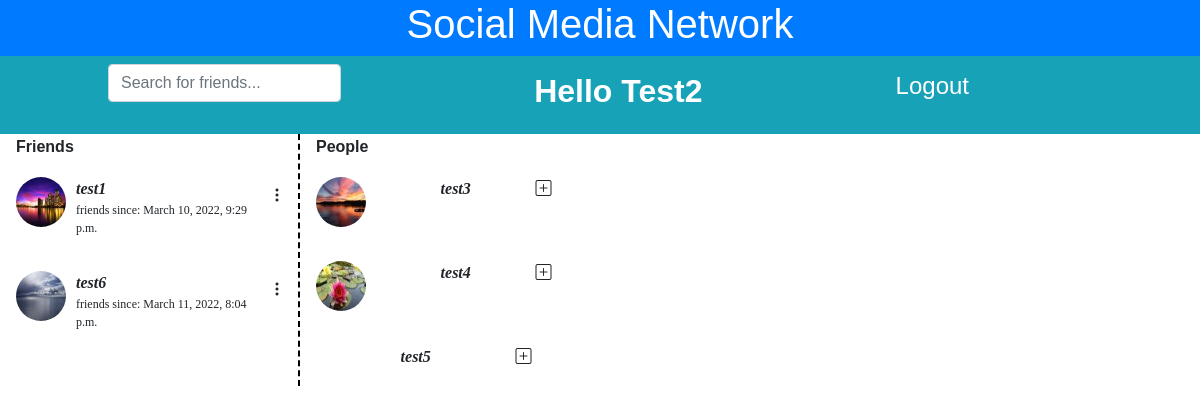
The page /search/ (signed in) on the database its author committed.
### socialmedia/models.py (models this page shows, shortened)
class Image(models.Model):
    name = models.CharField(max_length=256, unique=True, db_index=True)
    image = models.ImageField(upload_to='')
    thumbnail = models.ImageField(null=True)
    user = models.ForeignKey(
        AppUser, on_delete=models.CASCADE, related_name="images")
    def image_tag(self):
        return mark_safe('<img src="/images/%s" width="150" height="150" />' % (self.image))
    image_tag.short_description = 'Image'

class UserUserFriend(models.Model):
    user1 = models.ForeignKey(
        AppUser, on_delete=models.CASCADE, related_name="friend_user1")
    user2 = models.ForeignKey(
        AppUser, on_delete=models.CASCADE, related_name="friend_user2")
    date = models.DateTimeField(auto_now_add=True)
    chat = models.TextField(null=False, blank=True)

class AppUser(models.Model):
    user = models.OneToOneField(User, on_delete=models.CASCADE)
    birthDate = models.DateField(
        null=False, blank=True, default=datetime.date(1970, 1, 1))
    friends = models.ManyToManyField('self',
                                     blank=True, through='UserUserFriend')
    def getFriends(self):
        return self.friends.through.objects.filter(Q(user1=self) | Q(user2=self)).distinct()

### socialmedia/views.py (the view)
class Search(ListView):
    model = AppUser
    context_object_name = 'friend_list'
    template_name = 'socialmedia/search.html'
    def get_context_data(self, **kwargs):
        context = super().get_context_data(**kwargs)
        nonFriends = AppUser.objects.filter(~Q(user=self.request.user))
        nonFriendsList = []
        friendList = FriendList(**kwargs)
        friendList.object_list = ""
        friendList.request = self.request
        friends = friendList.get_context_data(**kwargs).get('friend_list')
        for nonfriend in nonFriends:
            if nonfriend.user not in [f['name'] for f in friends]:
                nonFriendsList.append(
                    {'user': nonfriend, 'image': Image.objects.filter(user=nonfriend)})
        context['friend_list'] = friends
        context['nonfriends_list'] = nonFriendsList
        context['currentUser'] = AppUser.objects.get(user=self.request.user)
        context['user'] = self.request.user
        return context

### socialmedia/views.py (called while the page is built)
    def get_context_data(self, **kwargs):
        context = super().get_context_data(**kwargs)
        user = AppUser.objects.get(user=self.request.user)
        try:
            friends = [{'id': friend.user1.id if friend.user1 != user else friend.user2.id,
                        'name': friend.user1.user if friend.user1 != user else friend.user2.user,
                        'images': Image.objects.filter(user=friend.user1 if friend.user1 != user else friend.user2),
                        'date': friend.date,
                        'chat': friend.chat,
                        'friendshipPK': friend.pk}
                       for friend in user.getFriends()]
        except:
            friends = "No friends available"
        context['friend_list'] = friends
        return context

### socialmedia/templates/socialmedia/search.html
{% extends "./base.html" %} {% block FriendDetail %}
<table class="friend-list">
  <tr>
    <th>People</th>
  </tr>
  {% for friend in nonfriends_list %}
  <tr
    class="friend-row"
    data-href=""
    onclick="javascript:window.location.replace('/add/user/{{friend.user.pk}}')"
  >
    <td>
      {% for image in friend.image|slice:":1" %}
      <div><img class="friend-image" src="/images/{{image.thumbnail}}" /></div>
      {% endfor %}
    </td>
    <td>
      <div>
        <p class="friend-name nonfriend">{{friend.user.user}}</p>
      </div>
    </td>
    <td>
      <i class="bi bi-plus-square"></i>
    </td>
  </tr>
  {% endfor %}
</table>
{% endblock %}

### socialmedia/templates/socialmedia/title.html (shortened to what this page needs)
<nav class="navbar navbar-expand-md sticky-top flex-column">
    <div class="w-100 bg-primary text-white text-center">
      <div class="navbar-header text-capitalize h1" id="header">
        <h1 id="application_title">Social Media Network</h2>
      </div>
    </div>
    <div class="w-100 d-flex bg-info">
     <ul class="navbar-nav d-flex flex-row justify-content-between mr-auto col-md-9 offset-md-1 " id="navigation">
        {% if user.is_authenticated %}
        <li class="nav-item order-1 p-2 active">
          <form id="search-form" class="form-inline" action="/search">
            {% if nonfriends_list %}
            <input class="form-control mr-sm-2" id="search-bar-active" type="search" placeholder="Search for friends..." aria-label="Search" name="search">
            {% else %}
            <input class="form-control mr-sm-2" id="search-bar" type="search" placeholder="Search for friends..." aria-label="Search" name="search">
            {% endif %}
          </form>
          </li>
          <li class="nav-item order-2 p-2 active">
            <a class="nav-link text-capitalize font-weight-bold h2" href="/user/{{currentUser.pk}}"> Hello {{ user }}</a><span class="sr-only">(current)</span>
          </li>
          <li class="nav-item order-3 p-2 active">
            <a class="nav-link align-middle h4 h-100" href="../logout/">Logout<span class="sr-only">(current)</span></a>
          </li>
        {% endif %}
     </ul>
     </div>
  </nav>

### socialmedia/templates/socialmedia/list.html (shortened to what this page needs)
{% block FriendList %} {% if user.is_authenticated %}
<table class="friend-list">
  <tr>
    <th>Friends</th>
  </tr>
  {% for friend in friend_list %}
  <tr
    class="friend-row"
    onclick="showChat('{{friend.friendshipPK}}','{{friend.name}}')"
  >
    <td>
      {% for image in friend.images|slice:":1" %}
      <div><img class="friend-image" src="/images/{{image.thumbnail}}" /></div>
      {% endfor %}
    </td>
    <td>
      <div>
        <p class="friend-name">{{friend.name}}</p>
        <p class="friend-date">friends since: {{friend.date}}</p>
      </div>
    </td>
    <td>
      <button class="btn friendBtn" onclick="showOptions('{{friend.name}}')">
        <i class="bi bi-three-dots-vertical"></i>
      </button>
    </td>
  </tr>
  {% endfor %}
</table>
{% else %}
<h2>
  Sign in to access the social media network <br />
  or register a new account
</h2>
{% endif %} {% endblock %}

### socialmedia/static/css/socialmedia.css (style rules this page uses)
body { font-family: Sans-Serif; margin: 0px; border: 0px; padding: 0px; }
a { text-decoration: none; }
.nav-link { color: white; }
.navbar { padding: 0px; }
#friend_list > * { width: 100%; }
#friend_list td { min-width: 60px; }
.friend-row { display: flex; justify-content: space-around; }
.friend-list { min-width: 300px; }
.friend-list tr { padding-top: 1rem; padding-bottom: 1rem; }
.friend-row td { flex: auto; }
.friend-image { height: 50px; width: 50px; margin-right: 10px; border-radius: 50%; }
.friend-name { font-weight: 600; font-style: italic; font-family: serif; margin: 0; }
.friend-date { font-family: ui-monospace; font-size: 0.75em; margin: 0; }

### rows shown on the page
Image: thumbnail (picture)
Image: thumbnail (picture)
AppUser: user.user "test3"
Image: thumbnail (picture)
AppUser: user.user "test4"
Image: thumbnail (picture)
AppUser: user.user "test5"

### other values the page prints
{{ user }} "Test2"
{{ friend.name }} "test1"
{{ friend.date }} "March 10, 2022, 9:29 p.m."
{{ friend.name }} "test6"
{{ friend.date }} "March 11, 2022, 8:04 p.m."
